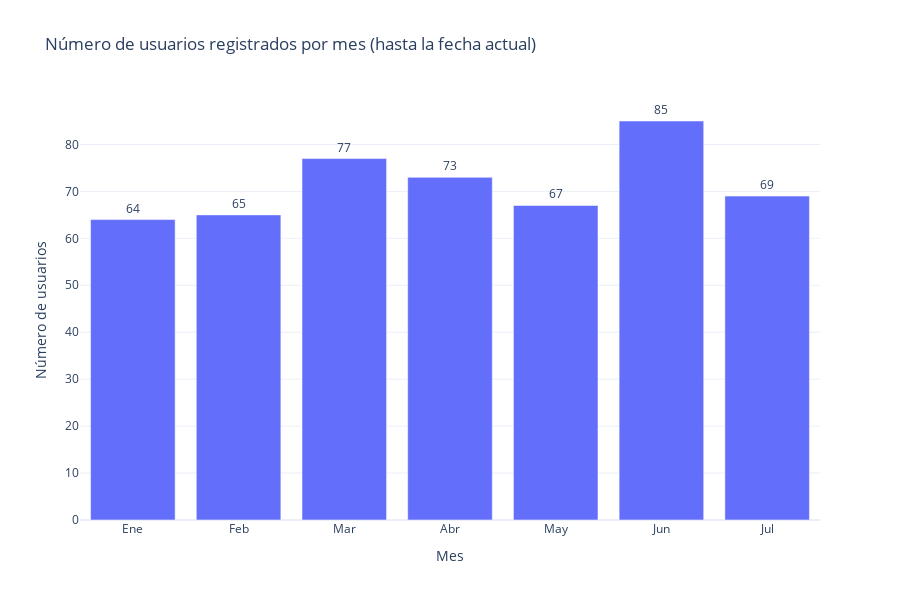

Source (notebook cell):
### Code cell
# Filtramos el DataFrame para incluir solo fechas anteriores o iguales a la fecha actual
fecha_actual = datetime.now()
df = df[df['fecha_registro'] <= fecha_actual]

# Extraemos el mes de la columna 'fecha_registro'
df['mes_registro'] = df['fecha_registro'].dt.month

# Contamos el número de usuarios en cada mes
users_por_mes = df['mes_registro'].value_counts().sort_index()

# Ruta donde se guardará la imagen creada
current_dir = os.getcwd()
output_file = os.path.join(current_dir, '..', 'docs', 'images', 'usuarios_por_mes_dinámico.png')

# Creamos un gráfico interactivo de barras con plotly
fig = px.bar(x=users_por_mes.index, y=users_por_mes.values,
             labels={'x': 'Mes', 'y': 'Número de usuarios'},
             title='Número de usuarios registrados por mes (hasta la fecha actual)',
             text=users_por_mes.values,
             template='plotly_white')

fig.update_traces(texttemplate='%{text}', textposition='outside')
fig.update_layout(xaxis_tickvals=list(range(1, 13)), xaxis_ticktext=['Ene', 'Feb', 'Mar', 'Abr', 'May', 'Jun', 'Jul', 'Ago', 'Sep', 'Oct', 'Nov', 'Dic'])

# Ajustamos el tamaño del gráfico
fig.update_layout(height=600) 

# Guardamos y mostramos el gráfico interactivo
fig.write_html(output_file)
fig.show()

print(f"Gráfico guardado en: {output_file}")

### Figure 1 — Plotly figure (JSON) as saved in the notebook; plotly's stock layout.template omitted (floating-point values rounded to 4 significant figures)
{"data": [{"alignmentgroup": "True", "hovertemplate": "Mes=%{x}<br>Número de usuarios=%{y}<br>text=%{text}<extra></extra>", "legendgroup": "", "marker": {"color": "#636efa", "pattern": {"shape": ""}}, "name": "", "offsetgroup": "", "orientation": "v", "showlegend": false, "text": [64, 65, 77, 73, 67, 85, 69], "textposition": "outside", "texttemplate": "%{text}", "type": "bar", "x": [1, 2, 3, 4, 5, 6, 7], "xaxis": "x", "y": [64, 65, 77, 73, 67, 85, 69], "yaxis": "y"}], "layout": {"barmode": "relative", "height": 600, "legend": {"tracegroupgap": 0}, "title": {"text": "Número de usuarios registrados por mes (hasta la fecha actual)"}, "xaxis": {"anchor": "y", "domain": [0, 1], "ticktext": ["Ene", "Feb", "Mar", "Abr", "May", "Jun", "Jul", "Ago", "Sep", "Oct", "Nov", "Dic"], "tickvals": [1, 2, 3, 4, 5, 6, 7, 8, 9, 10, 11, 12], "title": {"text": "Mes"}}, "yaxis": {"anchor": "x", "domain": [0, 1], "title": {"text": "Número de usuarios"}}}}
